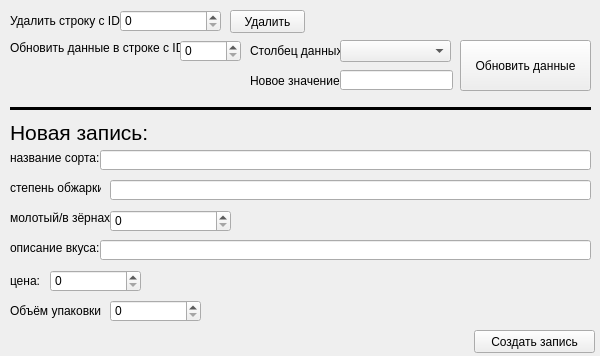
<?xml version="1.0" encoding="UTF-8"?>
<ui version="4.0">
 <class>Form</class>
 <widget class="QWidget" name="Form">
  <property name="geometry">
   <rect>
    <x>0</x>
    <y>0</y>
    <width>600</width>
    <height>356</height>
   </rect>
  </property>
  <property name="sizePolicy">
   <sizepolicy hsizetype="Fixed" vsizetype="Fixed">
    <horstretch>0</horstretch>
    <verstretch>0</verstretch>
   </sizepolicy>
  </property>
  <property name="minimumSize">
   <size>
    <width>600</width>
    <height>356</height>
   </size>
  </property>
  <property name="maximumSize">
   <size>
    <width>600</width>
    <height>356</height>
   </size>
  </property>
  <property name="windowTitle">
   <string>обновить данные</string>
  </property>
  <widget class="QLabel" name="label">
   <property name="geometry">
    <rect>
     <x>10</x>
     <y>10</y>
     <width>111</width>
     <height>21</height>
    </rect>
   </property>
   <property name="text">
    <string>Удалить строку с ID:</string>
   </property>
  </widget>
  <widget class="QSpinBox" name="str_del_id">
   <property name="geometry">
    <rect>
     <x>120</x>
     <y>10</y>
     <width>101</width>
     <height>22</height>
    </rect>
   </property>
  </widget>
  <widget class="QPushButton" name="str_del_btn">
   <property name="geometry">
    <rect>
     <x>230</x>
     <y>10</y>
     <width>75</width>
     <height>23</height>
    </rect>
   </property>
   <property name="text">
    <string>Удалить</string>
   </property>
  </widget>
  <widget class="QLabel" name="label_2">
   <property name="geometry">
    <rect>
     <x>10</x>
     <y>40</y>
     <width>171</width>
     <height>16</height>
    </rect>
   </property>
   <property name="text">
    <string>Обновить данные в строке c ID:</string>
   </property>
  </widget>
  <widget class="QSpinBox" name="str_upd_id">
   <property name="geometry">
    <rect>
     <x>180</x>
     <y>40</y>
     <width>61</width>
     <height>22</height>
    </rect>
   </property>
  </widget>
  <widget class="QLabel" name="label_3">
   <property name="geometry">
    <rect>
     <x>250</x>
     <y>40</y>
     <width>91</width>
     <height>21</height>
    </rect>
   </property>
   <property name="text">
    <string>Столбец данных:</string>
   </property>
  </widget>
  <widget class="QComboBox" name="type_upd">
   <property name="geometry">
    <rect>
     <x>340</x>
     <y>40</y>
     <width>111</width>
     <height>22</height>
    </rect>
   </property>
  </widget>
  <widget class="QLabel" name="label_4">
   <property name="geometry">
    <rect>
     <x>250</x>
     <y>70</y>
     <width>91</width>
     <height>21</height>
    </rect>
   </property>
   <property name="text">
    <string>Новое значение:</string>
   </property>
  </widget>
  <widget class="QLineEdit" name="new_type_val_upd">
   <property name="geometry">
    <rect>
     <x>340</x>
     <y>70</y>
     <width>113</width>
     <height>20</height>
    </rect>
   </property>
  </widget>
  <widget class="QPushButton" name="upd_btn">
   <property name="geometry">
    <rect>
     <x>460</x>
     <y>40</y>
     <width>131</width>
     <height>51</height>
    </rect>
   </property>
   <property name="text">
    <string>Обновить данные</string>
   </property>
  </widget>
  <widget class="Line" name="line">
   <property name="geometry">
    <rect>
     <x>10</x>
     <y>100</y>
     <width>581</width>
     <height>16</height>
    </rect>
   </property>
   <property name="frameShadow">
    <enum>QFrame::Plain</enum>
   </property>
   <property name="lineWidth">
    <number>3</number>
   </property>
   <property name="orientation">
    <enum>Qt::Horizontal</enum>
   </property>
  </widget>
  <widget class="QLabel" name="label_5">
   <property name="geometry">
    <rect>
     <x>10</x>
     <y>120</y>
     <width>231</width>
     <height>21</height>
    </rect>
   </property>
   <property name="text">
    <string>&lt;html&gt;&lt;head/&gt;&lt;body&gt;&lt;p&gt;&lt;span style=&quot; font-size:16pt;&quot;&gt;Новая запись:&lt;/span&gt;&lt;/p&gt;&lt;/body&gt;&lt;/html&gt;</string>
   </property>
  </widget>
  <widget class="QLabel" name="label_6">
   <property name="geometry">
    <rect>
     <x>10</x>
     <y>150</y>
     <width>91</width>
     <height>16</height>
    </rect>
   </property>
   <property name="text">
    <string>&lt;html&gt;&lt;head/&gt;&lt;body&gt;&lt;p&gt;название сорта:&lt;/p&gt;&lt;/body&gt;&lt;/html&gt;</string>
   </property>
  </widget>
  <widget class="QLineEdit" name="new_sort">
   <property name="geometry">
    <rect>
     <x>100</x>
     <y>150</y>
     <width>491</width>
     <height>20</height>
    </rect>
   </property>
  </widget>
  <widget class="QLabel" name="label_7">
   <property name="geometry">
    <rect>
     <x>10</x>
     <y>180</y>
     <width>91</width>
     <height>16</height>
    </rect>
   </property>
   <property name="text">
    <string>степень обжарки:</string>
   </property>
  </widget>
  <widget class="QLineEdit" name="new_obzh">
   <property name="geometry">
    <rect>
     <x>110</x>
     <y>180</y>
     <width>481</width>
     <height>20</height>
    </rect>
   </property>
  </widget>
  <widget class="QLabel" name="label_8">
   <property name="geometry">
    <rect>
     <x>10</x>
     <y>210</y>
     <width>101</width>
     <height>16</height>
    </rect>
   </property>
   <property name="text">
    <string>молотый/в зёрнах:</string>
   </property>
  </widget>
  <widget class="QSpinBox" name="new_mol_vz">
   <property name="geometry">
    <rect>
     <x>110</x>
     <y>210</y>
     <width>121</width>
     <height>22</height>
    </rect>
   </property>
   <property name="maximum">
    <number>1</number>
   </property>
  </widget>
  <widget class="QLabel" name="label_9">
   <property name="geometry">
    <rect>
     <x>10</x>
     <y>240</y>
     <width>91</width>
     <height>16</height>
    </rect>
   </property>
   <property name="text">
    <string>описание вкуса:</string>
   </property>
  </widget>
  <widget class="QLineEdit" name="new_taste">
   <property name="geometry">
    <rect>
     <x>100</x>
     <y>240</y>
     <width>491</width>
     <height>20</height>
    </rect>
   </property>
  </widget>
  <widget class="QLabel" name="label_10">
   <property name="geometry">
    <rect>
     <x>10</x>
     <y>270</y>
     <width>31</width>
     <height>21</height>
    </rect>
   </property>
   <property name="text">
    <string>цена:</string>
   </property>
  </widget>
  <widget class="QSpinBox" name="new_price">
   <property name="geometry">
    <rect>
     <x>50</x>
     <y>270</y>
     <width>91</width>
     <height>22</height>
    </rect>
   </property>
   <property name="maximum">
    <number>1000</number>
   </property>
   <property name="singleStep">
    <number>10</number>
   </property>
  </widget>
  <widget class="QLabel" name="label_11">
   <property name="geometry">
    <rect>
     <x>10</x>
     <y>300</y>
     <width>91</width>
     <height>21</height>
    </rect>
   </property>
   <property name="text">
    <string>Объём упаковки:</string>
   </property>
  </widget>
  <widget class="QSpinBox" name="new_size">
   <property name="geometry">
    <rect>
     <x>110</x>
     <y>300</y>
     <width>91</width>
     <height>22</height>
    </rect>
   </property>
   <property name="maximum">
    <number>1000</number>
   </property>
   <property name="singleStep">
    <number>5</number>
   </property>
  </widget>
  <widget class="QPushButton" name="new_btn">
   <property name="geometry">
    <rect>
     <x>474</x>
     <y>330</y>
     <width>121</width>
     <height>23</height>
    </rect>
   </property>
   <property name="text">
    <string>Создать запись</string>
   </property>
  </widget>
 </widget>
 <resources/>
 <connections/>
</ui>
